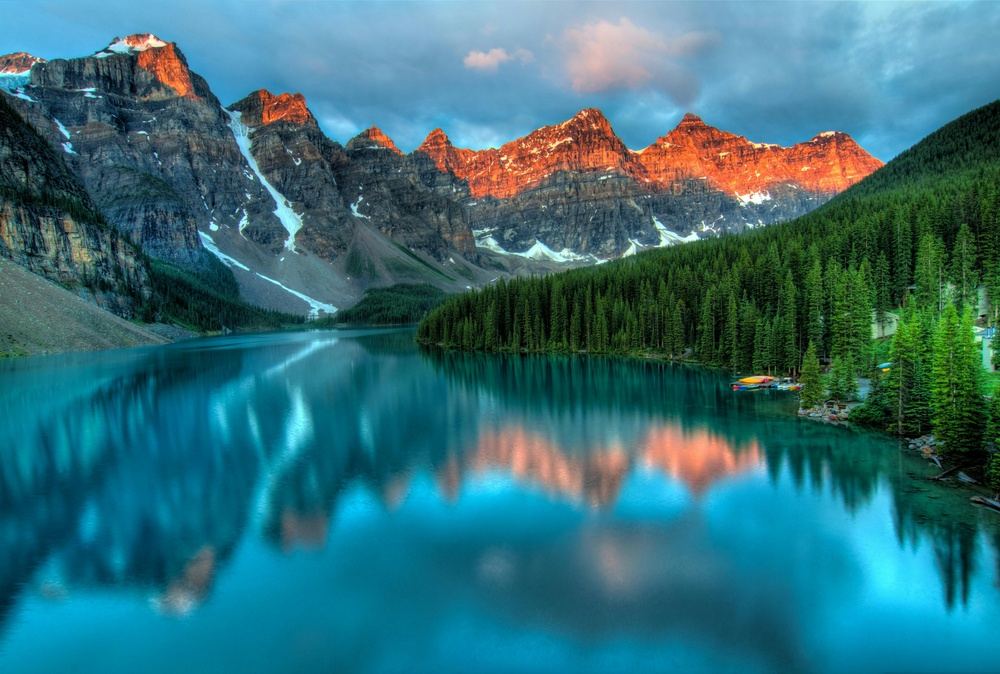
#> input picture project_14_phtoto_manipultion/sample.jpg, 1000 x 674 px, shrunk from 4226 x 2847 before the run
$ python main.py sample.jpg out.png
#> lines starting #> are read from the running program, lines starting #| are printed output that depends on the picture; after the words box and inside, x2 and y2 are one past the last pixel; in counts of white or black regions, pixels touching at a corner belong together
import cv2
import numpy as np
import matplotlib.pyplot as plt
import argparse

def detect_and_highlight_edges(input_path, outout_path, low_threshold = 60 , high_threshold = 150, edge_color = (0,255,0)):

#> called with input_path = 'sample.jpg', outout_path = 'out.png', low_threshold = 50, high_threshold = 150, edge_color = (0, 255, 0)
    image = cv2.imread(input_path)
#> image is the input picture: shape (674, 1000, 3); mean B, G, R 121, 111.2, 51.4
    if image is None:
        raise ValueError(f"Could not read image at {input_path}")

    gray = cv2.cvtColor(image, cv2.COLOR_BGR2GRAY)
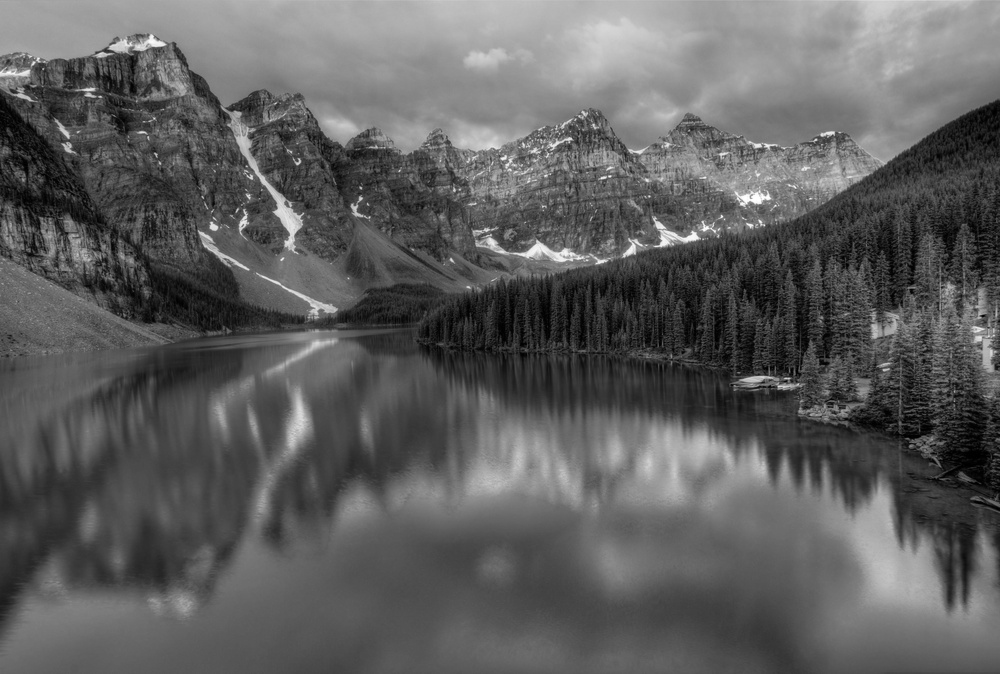
#> gray: shape (674, 1000); min 0, max 255, mean 94.4

    blurred = cv2.GaussianBlur(gray,(5,5),0)

    edges = cv2.Canny(blurred, low_threshold, high_threshold)
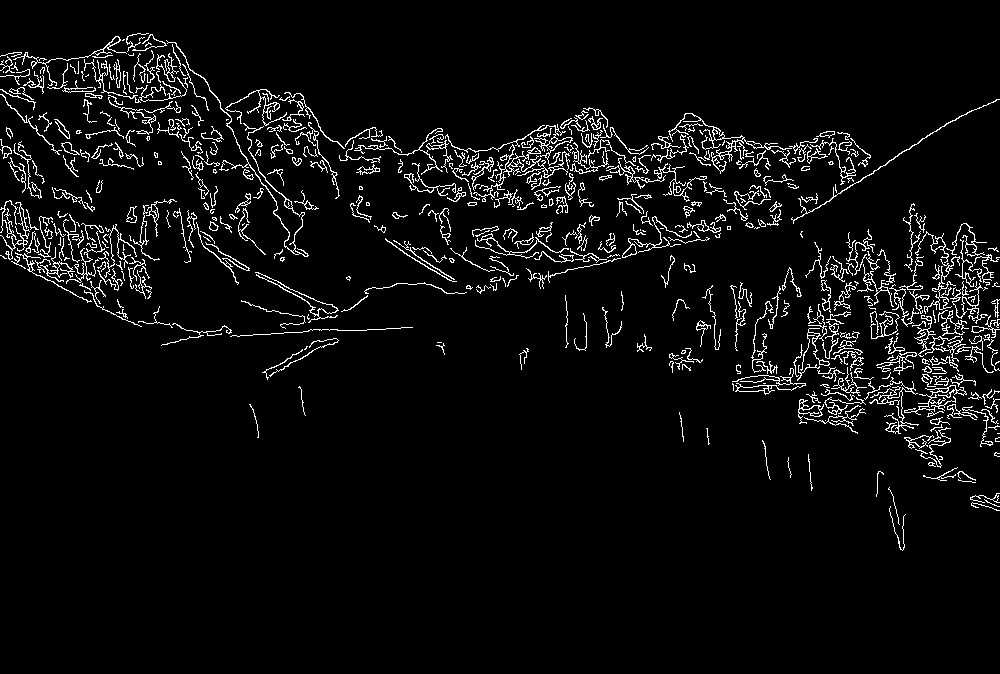
#> edges: shape (674, 1000); 4.8% white in thin lines or dots, all inside (x1, y1, x2, y2) = (0, 33, 1000, 551)

    edge_mask = np.zeros_like(image)

    edge_mask[edges != 0] = edge_color


    highlighted_edges = cv2.addWeighted(image,1 ,edge_mask,0.7,0)
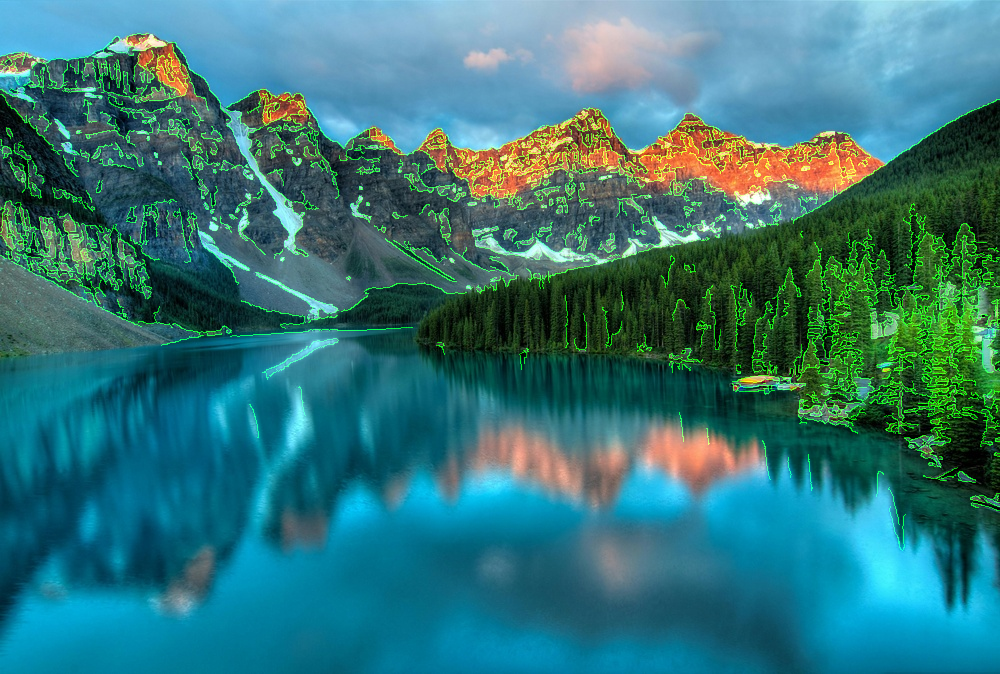
#> highlighted_edges: shape (674, 1000, 3); mean B, G, R 121, 118.6, 51.4

    edges_only =np.ones_like(image) * 255
    edges_only[edges != 0] = edge_color

    combined = np.hstack((image,highlighted_edges,edges_only))
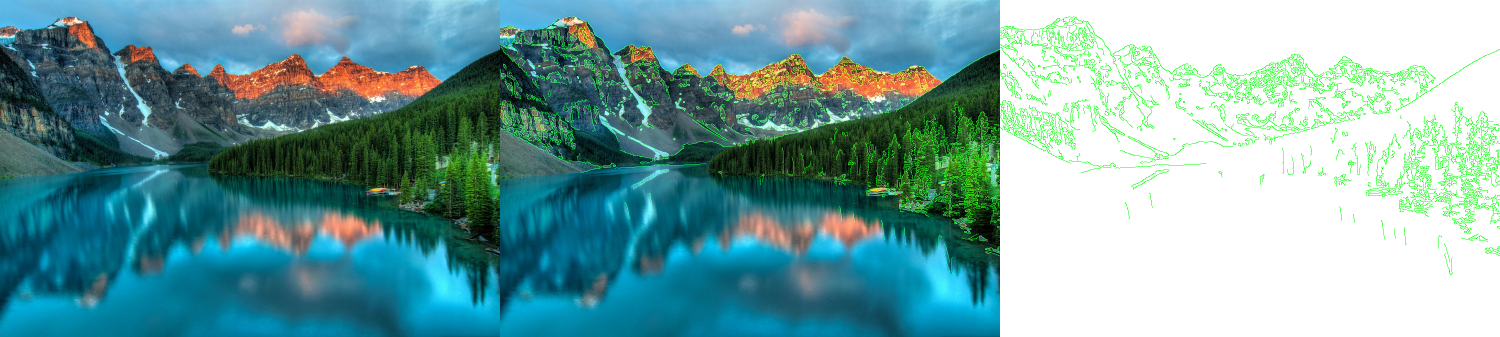
#> combined: shape (674, 3000, 3) (shown at 1/2 size); mean B, G, R 161.6, 161.6, 115.2

    cv2.imwrite(outout_path, combined)


    plt.figure(figsize=(15,5))
    plt.subplot(131), plt.imshow(cv2.cvtColor(image,cv2.COLOR_RGB2BGR)), plt.title('Original')
    plt.subplot(132), plt.imshow(cv2.cvtColor(highlighted_edges,cv2.COLOR_RGB2BGR)), plt.title('Highlighted Edges')
    plt.subplot(133), plt.imshow(cv2.cvtColor(edges_only, cv2.COLOR_RGB2BGR)),plt.title('Edges Only')
    plt.tight_layout()
    plt.show()
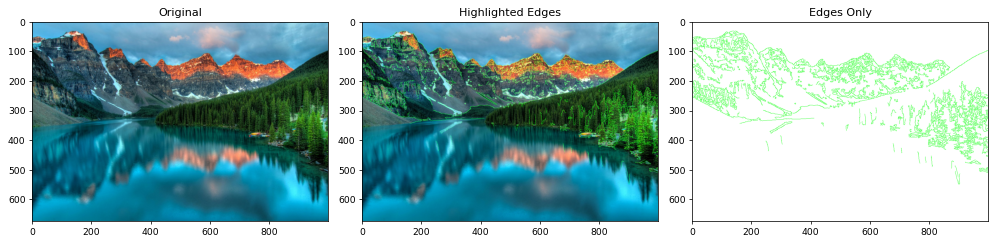
#> figure drawn by matplotlib, 3 panels

    print(f"Edge detection complete. Result saved to {outout_path}")


if __name__ == "__main__":
    parser = argparse.ArgumentParser(description='Detect and highlight edges in an image')
    parser.add_argument('input',help='Path to the input image')
    parser.add_argument('output',help='Path to the output image')
    parser.add_argument('--low',type=int, default=50, help='Lower threshold for Canny edge detection')
    parser.add_argument('--high',type=int, default=150, help='Upper threshold for Canny edge detection')
    parser.add_argument('--color', nargs=3, type=int, default=[0,255,0], help='Color to highlight edges (B G R)')
    args = parser.parse_args()
    detect_and_highlight_edges(args.input,args.output,args.low,args.high,tuple(args.color))
